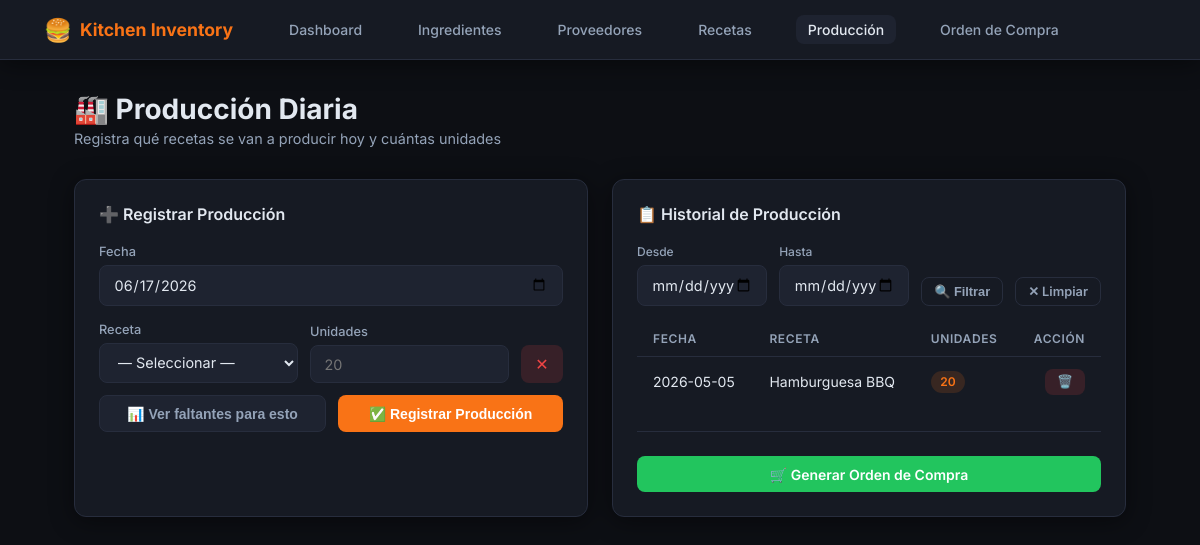
The page /produccion on the database as committed earlier.
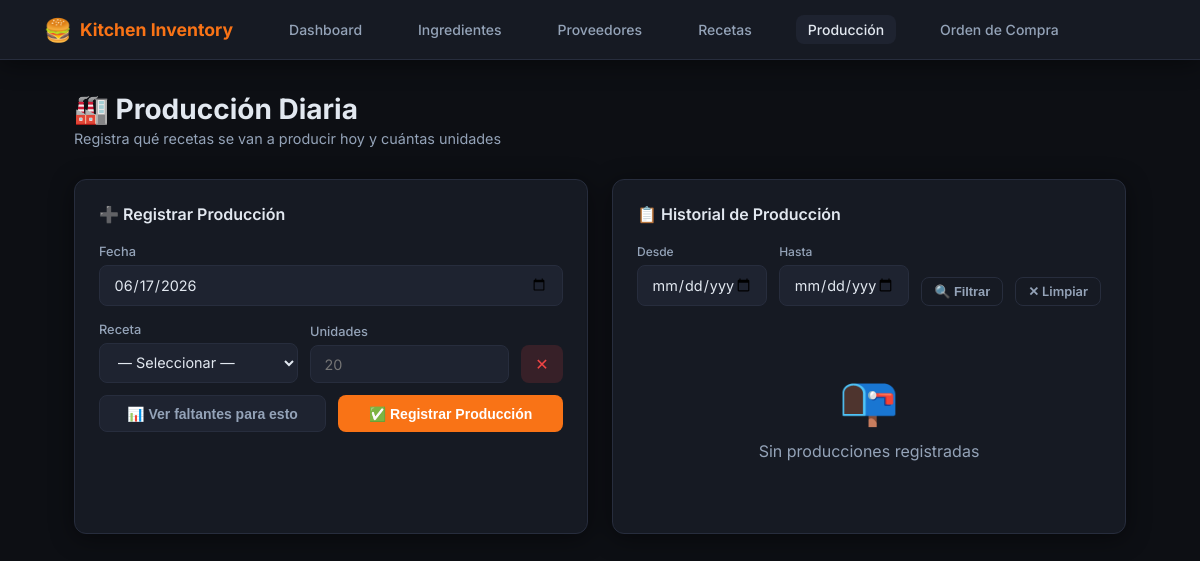
The same page on the database as committed later.
### models.py (models this page shows, shortened)
class Produccion(db.Model):
    __tablename__ = "produccion"
    id = db.Column(db.Integer, primary_key=True)
    fecha = db.Column(db.String(20), nullable=False)
    receta_id = db.Column(db.Integer, db.ForeignKey("recetas.id"), nullable=False)
    unidades = db.Column(db.Integer, nullable=False)
    receta = db.relationship("Receta")

class Receta(db.Model):
    __tablename__ = "recetas"
    id = db.Column(db.Integer, primary_key=True)
    nombre = db.Column(db.String(100), nullable=False, unique=True)
    descripcion = db.Column(db.String(255))
    ingredientes = db.relationship("RecetaIngrediente", backref="receta", lazy=True, cascade="all, delete-orphan")

### app.py (the view, shortened to what this page needs)
@app.route("/produccion", methods=["GET", "POST"])
def produccion():
    fecha_ini = request.args.get("fecha_ini", "")
    fecha_fin = request.args.get("fecha_fin", "")
    query = Produccion.query.order_by(Produccion.fecha.desc())
    if fecha_ini:
        query = query.filter(Produccion.fecha >= fecha_ini)
    if fecha_fin:
        query = query.filter(Produccion.fecha <= fecha_fin)
    prods = query.limit(100).all()
    recetas_ = Receta.query.order_by(Receta.nombre).all()
    return render_template(
        "produccion.html",
        producciones=prods,
        recetas=recetas_,
        fecha_ini=fecha_ini,
        fecha_fin=fecha_fin,
    )

### templates/produccion.html (shortened to what this page needs)
{% extends "base.html" %}
{% block content %}
<div class="page-header">
  <h1>🏭 Producción Diaria</h1>
  <p>Registra qué recetas se van a producir hoy y cuántas unidades</p>
</div>
<div class="grid-2">
  <div class="card">
    <div class="card-title">➕ Registrar Producción</div>
    <form method="POST" action="/produccion">
      <div class="form-group">
        <label>Fecha</label>
        <input type="date" name="fecha" id="fecha" required/>
      </div>
      <div id="recetas-container">
        <div class="ing-row">
          <div>
            <label>Receta</label>
            <select name="receta_id[]" required>
              <option value="">— Seleccionar —</option>
            </select>
          </div>
          <div>
            <label>Unidades</label>
            <input type="number" name="unidades[]" min="1" placeholder="20" required/>
          </div>
          <button type="button" class="remove-btn" onclick="removeRow(this)">✕</button>
        </div>
      </div>
      <div style="display:flex;gap:.75rem;margin-bottom:1.5rem;">
        <button type="button" onclick="proyectarOrden()" class="btn btn-outline" style="flex:1;justify-content:center;background:var(--surface2);">📊 Ver faltantes para esto</button>
        <button type="submit" class="btn btn-primary" style="flex:1;justify-content:center;">✅ Registrar Producción</button>
      </div>
    </form>
  </div>
  <div class="card">
    <div class="card-title">📋 Historial de Producción</div>
    <form method="GET" action="/produccion" style="display:flex;gap:.75rem;align-items:flex-end;flex-wrap:wrap;margin-bottom:1rem;">
      <div style="flex:1;min-width:130px;">
        <label style="font-size:.75rem;">Desde</label>
        <input type="date" name="fecha_ini" value="{{ fecha_ini }}"/>
      </div>
      <div style="flex:1;min-width:130px;">
        <label style="font-size:.75rem;">Hasta</label>
        <input type="date" name="fecha_fin" value="{{ fecha_fin }}"/>
      </div>
      <button type="submit" class="btn btn-outline btn-sm">🔍 Filtrar</button>
      <a href="/produccion" class="btn btn-outline btn-sm">✕ Limpiar</a>
    </form>
    {% if producciones %}
      <table>
        <thead>
          <tr><th>Fecha</th><th>Receta</th><th>Unidades</th><th style="text-align:right;">Acción</th></tr>
        </thead>
        <tbody>
          {% for p in producciones %}
          <tr>
            <td>{{ p.fecha }}</td>
            <td>{{ p.receta.nombre }}</td>
            <td><span class="badge badge-orange">{{ p.unidades }}</span></td>
            <td style="text-align:right;">
              <button class="btn btn-sm" style="background:rgba(239,68,68,.15);color:var(--red);" onclick="confirmarEliminar('{{ p.receta.nombre }}', '{{ p.fecha }}', '/produccion/{{ p.id }}/eliminar')" title="Eliminar">🗑️</button>
            </td>
          </tr>
          {% endfor %}
        </tbody>
      </table>
    {% else %}
      <div class="empty-state"><span>📭</span>Sin producciones registradas</div>
    {% endif %}
    {% if producciones %}
    <hr class="divider"/>
    <a href="/orden" class="btn btn-success" style="width:100%;justify-content:center;">🛒 Generar Orden de Compra</a>
    {% endif %}
  </div>
</div>
{% endblock %}

### templates/base.html (shortened to what this page needs)
<!DOCTYPE html>
<html lang="es">
<head>
</head>
<body>
<nav>
  <a href="/" class="nav-brand"><span>🍔</span> Kitchen Inventory</a>
  <a href="/" id="nav-home">Dashboard</a>
  <a href="/ingredientes" id="nav-ing">Ingredientes</a>
  <a href="/proveedores" id="nav-prov">Proveedores</a>
  <a href="/recetas" id="nav-rec">Recetas</a>
  <a href="/produccion" id="nav-prod">Producción</a>
  <a href="/orden" id="nav-orden">Orden de Compra</a>
</nav>
<div class="container animate-in">
  {% block content %}{% endblock %}
</div>
</body>
</html>

### templates/base.html (style rules this page uses)
*, *::before, *::after { box-sizing: border-box; margin: 0; padding: 0; }
:root { --bg: #0d0f14; --surface: #161a23; --surface2: #1e2330; --border: #272d3d; --accent: #f97316; --accent2: #fb923c; --green: #22c55e; --red: #ef4444; --yellow: #eab308; --text: #e2e8f0; --muted: #94a3b8; --radius: 12px; --shadow: 0 4px 24px rgba(0,0,0,.45); }
body { font-family: 'Inter', sans-serif; background: var(--bg); color: var(--text); min-height: 100vh; }
nav { background: var(--surface); border-bottom: 1px solid var(--border); padding: 0 2rem; display: flex; align-items: center; gap: 2rem; height: 60px; position: sticky; top: 0; z-index: 100; box-shadow: var(--shadow); }
.nav-brand { font-size: 1.1rem; font-weight: 700; color: var(--accent); display: flex; align-items: center; gap: .5rem; text-decoration: none; }
.nav-brand span { font-size: 1.4rem; }
nav a { color: var(--muted); text-decoration: none; font-size: .875rem; font-weight: 500; padding: .35rem .75rem; border-radius: 8px; transition: all .2s; }
nav a:hover, nav a.active { color: var(--text); background: var(--surface2); }
.container { max-width: 1100px; margin: 0 auto; padding: 2rem 1.5rem; }
.page-header { margin-bottom: 2rem; }
.page-header h1 { font-size: 1.75rem; font-weight: 700; color: var(--text); }
.page-header p { color: var(--muted); margin-top: .25rem; font-size: .9rem; }
.card { background: var(--surface); border: 1px solid var(--border); border-radius: var(--radius); padding: 1.5rem; box-shadow: var(--shadow); }
.card-title { font-size: 1rem; font-weight: 600; margin-bottom: 1.25rem; display: flex; align-items: center; gap: .5rem; }
.grid-2 { display: grid; grid-template-columns: 1fr 1fr; gap: 1.5rem; }
.form-group { margin-bottom: 1rem; }
label { display: block; font-size: .8rem; font-weight: 500; color: var(--muted); margin-bottom: .4rem; }
input, select, textarea { width: 100%; background: var(--surface2); border: 1px solid var(--border); border-radius: 8px; color: var(--text); padding: .6rem .85rem; font-size: .9rem; font-family: inherit; transition: border-color .2s; outline: none; }
select option { background: var(--surface2); }
.btn { display: inline-flex; align-items: center; gap: .4rem; padding: .6rem 1.25rem; border-radius: 8px; font-size: .875rem; font-weight: 600; border: none; cursor: pointer; text-decoration: none; transition: all .2s; }
.btn-primary { background: var(--accent); color: #fff; }
.btn-outline { background: transparent; color: var(--muted); border: 1px solid var(--border); }
.btn-sm { padding: .35rem .75rem; font-size: .8rem; }
.ing-row { display: grid; grid-template-columns: 1fr 1fr auto; gap: .75rem; align-items: end; margin-bottom: .75rem; }
.remove-btn { background: rgba(239,68,68,.15); color: var(--red); border: none; border-radius: 8px; padding: .6rem .9rem; cursor: pointer; font-size: 1rem; transition: background .2s; }
.empty-state { text-align: center; padding: 3rem 1rem; color: var(--muted); }
.empty-state span { font-size: 3rem; display: block; margin-bottom: .75rem; }
.animate-in { animation: fadeIn .3s ease both; }

Rows that differ between the two databases and show on the page:
removed Produccion: fecha "2026-05-05", receta.nombre "Hamburguesa BBQ", unidades "20"
Other text that changed with them:
text no longer shown: "FECHA RECETA UNIDADES ACCIÓN 🛒 Generar Orden de Compra"
text now shown: "📭 Sin producciones registradas"
